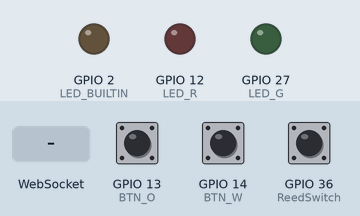
Recording of a sketch running on a simulated ESP32. Parts: output pins drawn as LEDs (lit = HIGH). The test bench sets the inputs (shaded band); at power-on: GPIO 13 (BTN_O) LOW, GPIO 14 (BTN_W) LOW, GPIO 36 (ReedSwitch) LOW. WiFi joins after 1.5 s; servers stay silent unless stated; what the sketch prints to the serial monitor is not drawn.

Above: at 2.7 s.
2.8 s: WebSocket text "changeG" received
At 3.3 s:
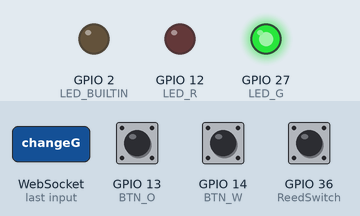
4.3 s: WebSocket text "changeR" received
At 5.5 s:
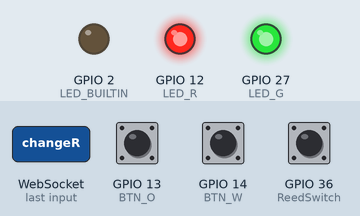
5.8 s: WebSocket text "changeG" received
At 6.8 s:
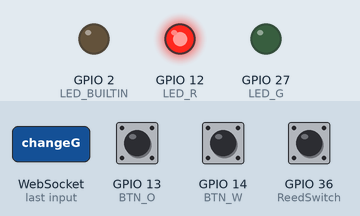
Timing chart, 0 to 8.8 s (numbered marks = the images above; inputs shaded):
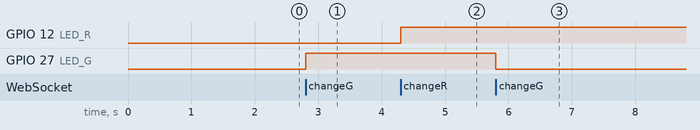

Measured:
- after the input at 2.8 s, GPIO 27 (LED_G): LOW → HIGH at once
- after the input at 4.3 s, GPIO 12 (LED_R): LOW → HIGH at once
- after the input at 5.8 s, GPIO 27 (LED_G): HIGH → LOW at once

The sketch:

Client2_ReedSwitch.ino
```cpp
//WebSocket client端 磁簧開關 STA模式

#include <WiFi.h>                     //引入函式庫
#include <WiFiClient.h>
#include <WebSocketsClient.h>

WebSocketsClient webSocket;

const char* ssid = "WiFi SSID";     //定義要連接的WiFi及密碼
const char* password = "WiFi password";

const int LED_R = 12;  //紅LED               //設置開發版腳位及變數
const int LED_G = 27;  //綠LED
const int BTN_O = 13;  //控制橘LED按鈕
const int BTN_W = 14;  //控制白LED按鈕
static int RledStatus; //紅LED狀態
static int GledStatus; //綠LED狀態

const int ReedSwitch = 36;  //磁簧開關
static int LastSwitchState = 0; //上次磁簧開關狀態

//蜂鳴器
int freq = 2000; //頻率
int channel = 0; //頻道
int resolution = 8; //分辨率
int speaker = 32;  //蜂鳴器腳位

String responds = "";

void webSocketEvent(WStype_t type, uint8_t * payload, size_t length) {  //webSocket監聽函示
  responds = "";
  if(type == WStype_TEXT){
    for(int i=0; i<length; i++){
      Serial.print((char)payload[i]);
      responds += ((char) payload[i]);
    }
  }
  Serial.println();
}

void setup() {
  pinMode(LED_BUILTIN, OUTPUT);     //定義腳位為輸出腳
  pinMode(LED_R, OUTPUT);
  pinMode(LED_G, OUTPUT);
  pinMode(BTN_O, INPUT);          //定義按鈕腳位為輸入腳
  pinMode(BTN_W, INPUT);
  pinMode(ReedSwitch, INPUT);
  digitalWrite(LED_BUILTIN, 0);
  digitalWrite(LED_R, 0);
  digitalWrite(LED_G, 0);
  ledcSetup(channel, freq, resolution);
  ledcAttachPin(speaker, channel);
  Serial.begin(115200);             //設定鮑率115200
  WiFi.mode(WIFI_STA);              //設定WiFi模式為STA
  WiFi.begin(ssid, password);       //連接至設定的WiFi
  Serial.println("");
  while (WiFi.status() != WL_CONNECTED) {   //等待WiFi連接
    delay(500);
    digitalWrite(LED_BUILTIN, 1);
    Serial.print(".");
    digitalWrite(LED_BUILTIN, 0);
  }
  Serial.println("");
  Serial.print("Connected to ");      //印出連接到的WiFi名稱及IP
  Serial.println(ssid);
  Serial.print("IP address: ");
  Serial.println(WiFi.localIP());
  webSocket.begin("192.168.4.1", 81, "/");  //webSocket連接至主機IP
  webSocket.onEvent(webSocketEvent);         //webSocket監聽webSocketEvevt函式
  webSocket.setReconnectInterval(5000);      //如果連接失敗，5秒後再次嘗試
}

void loop() {
  webSocket.loop();
  if(digitalRead(ReedSwitch) == HIGH ){   //如果磁簧開關打開
      ledcWrite(channel, 300);  //蜂鳴器發出300Hz
      delay(200);
      ledcWrite(channel, 6000); //蜂鳴器發出6000Hz
      delay(200);
  }
  if(digitalRead(ReedSwitch) == LOW ){    //如果磁簧開關關閉
      ledcWrite(channel, 0);    //蜂鳴器關閉
  }

  if(digitalRead(ReedSwitch) == HIGH && LastSwitchState == 0){   //如果磁簧開關打開 且 與上次狀態不同
      LastSwitchState = 1;                                       //改變上次狀態
      webSocket.sendTXT("open");                                 //socket傳送"open"
      delay(500);                                                //延遲500毫秒防彈跳
  }else if(digitalRead(ReedSwitch) == LOW && LastSwitchState == 1){
      LastSwitchState = 0;
      webSocket.sendTXT("close");
      delay(500);
  }else if(responds == "changeG"){    //如果socket收到字串為"changeO"
      GledStatus == HIGH ? webSocket.sendTXT("GLEDoff") : webSocket.sendTXT("GLEDon");
        //如果現在綠燈狀態為HIGH,socket傳送"GLEDoff",否則socket傳送"GLEDon"
      GledStatus = GledStatus == HIGH ? LOW : HIGH;
        //如果現在橘燈狀態(GledStatus)為HIGH,將GledStatus設為LOW,否則將GledStatus設為HIGH
      digitalWrite(LED_G, GledStatus); //接橘色LED輸出設為GledStatus
      responds = "";                   //清空變數
  }else if(responds == "changeR"){
      RledStatus == HIGH ? webSocket.sendTXT("RLEDoff") : webSocket.sendTXT("RLEDon");
      RledStatus = RledStatus == HIGH ? LOW : HIGH;
      digitalWrite(LED_R, RledStatus);
      responds = "";
  }else if(digitalRead(BTN_O) == HIGH){  //如果按鈕被按下(高電位)
      webSocket.sendTXT("changeO");      //socket傳送"changeR"
      delay(500);                        //延遲500毫秒防彈跳
  }else if(digitalRead(BTN_W) == HIGH){
      webSocket.sendTXT("changeW");
      delay(500);
  }

}
```
